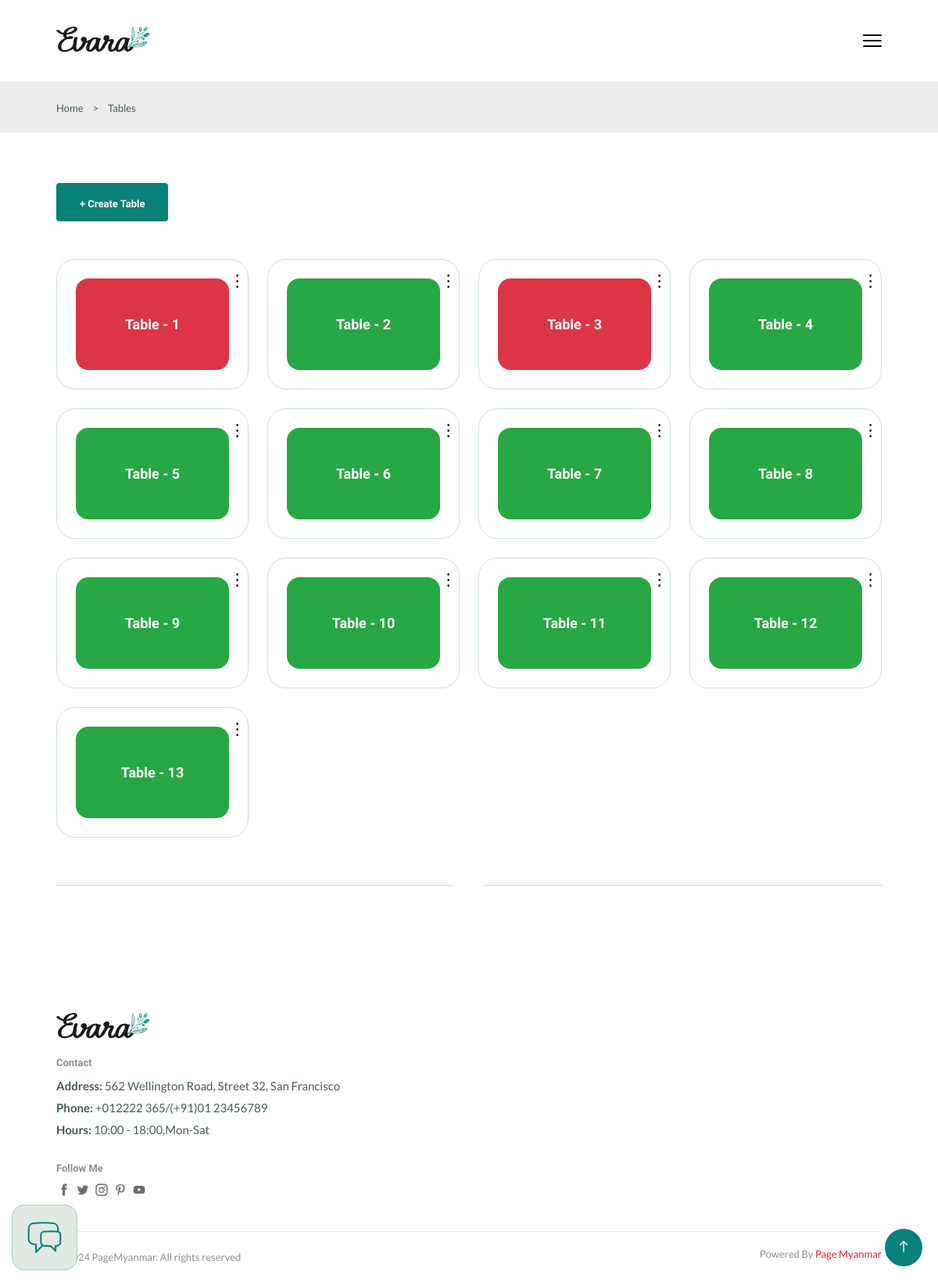
Page /tables/ (signed in) on the committed database.
### app/models.py (models this page shows, shortened)
class TableModel(models.Model):
    name = models.CharField(max_length=200)
    status = models.BooleanField(default=False)
    created_at = models.DateTimeField(auto_now_add=True)
    updated_at = models.DateTimeField(auto_now=True)

### app/views.py (the view)
# urls.py: path('tables/',Tables),
@login_required(login_url=settings.LOGIN_URL)
@role_permission_required('app.view_tablemodel')
def Tables(request):
    tables = TableModel.objects.all()
    context = {
        'tables':tables
    }
    return render(request, 'tables.html', context)

### app/context_processors.py (called while the page is built, shortened)
def Counts(request):
    table_id = request.resolver_match.kwargs.get('id')  # Get `id` from the URL kwargs
    return {
        'cart_count': 0,
    }

### app/templatetags/custom_permissions.py (called while the page is built)
@register.filter
def has_role_permission(user, permission_codename):
    if user.is_authenticated and hasattr(user, 'has_permission'):
        return user.has_permission(permission_codename)
    return False

### authentication/models.py (called while the page is built)
    def has_permission(self, perm_codename):
        if self.role:
            return self.role.permissions.filter(codename=perm_codename).exists()
        return False

### templates/tables.html (shortened to what this page needs)
{% extends 'components/base.html' %}
{% block body %}
<section class="breadcrumb">
    <ul class="breadcrumb__list flex container">
        <li><a href="/" class="breadcrumb__link">Home</a></li>
        <li><span class="breadcrumb__link">></span></li>
        <li><span class="breadcrumb__link">Tables</span></li>
    </ul>
</section>
<section class="table__cards section--lg container">
    <button class="btn btn-md" style="margin-bottom: 3rem;" onclick="window.location.href='/create-table/'">+ Create Table</button>
    <div class="table__card--group grid">
        {% for table in tables %}
        <div class="table__card" id="table-card-{{table.id}}">
            <a href="/order/{{table.id}}/" class="table__card--banner">
                <h4 class="table__card--title"
                    style="background-color: {% if table.status == True %}#dc3545{% else %}#28a745{% endif %};">
                    {{table.name}}</h4>
            </a>
            <button class="table__card--dot">&#8942;</button>
        </div>
        {% endfor %}
    </div>
    <div class="divider">
        <i class="fi fi-rs-fingerprint"></i>
    </div>
</section>
{% endblock %}

### static/css/style.css (style rules this page uses)
:root { --header-height: 4rem; --first-color: hsl(176, 88%, 27%); --first-color-alt: hsl(129, 44%, 94%); --second-color: hsl(34, 94%, 87%); --title-color: hsl(0, 0%, 13%); --text-color: hsl(154, 13%, 32%); --text-color-light: hsl(60, 1%, 56%); --body-color: hsl(0, 0%, 100%); --container-color: hsl(0, 0%, 93%); --border-color: hsl(129, 36%, 85%); --border-color-alt: hsl(133, 15%, 90%); --delete-color: hsl(0, 83%, 53%); --image-bg-color: #f1f1f1; --body-font: 'Lato', sans-serif; --second-font: 'Spartan', sans-serif; --big-font-size: 3.5rem; --h1-font-size: 2.75rem; --h2-font-size: 2rem; --h3-font-size: 1.75rem; --h4-font-size: 1.375rem; --large-font-size: 1.125rem; --normal-font-size: 1rem; --small-font-size: 0.875rem; --smaller-font-size: 0.75rem; --tiny-font-size: 0.6875rem; --weight-400: 400; --weight-500: 500; --weight-600: 600; --weight-700: 700; --transition: cubic-bezier(0, 0, 0.05, 1); --transition-ease-in-out: all 0.3s ease-in-out; }
@media screen and (max-width: 1200px) { :root { --big-font-size: 2.25rem; --h1-font-size: 2rem; --h2-font-size: 1.375rem; --h3-font-size: 1.25rem; --h4-font-size: 1.125rem; --large-font-size: 1rem; --normal-font-size: 0.9375rem; --small-font-size: 0.8125rem; --smaller-font-size: 0.6875rem; --tiny-font-size: 0.625rem; } }
* { margin: 0; padding: 0; box-sizing: border-box; }
input, textarea, select, body { color: var(--text-color); font-family: var(--body-font); font-size: var(--normal-font-size); font-weight: var(--weight-400); }
body { background-color: var(--body-color); }
h1, h2, h3, h4 { font-family: var(--second-font); color: var(--title-color); font-weight: var(--weight-600); }
ul { list-style: none; }
a { text-decoration: none; }
button, label { cursor: pointer; }
button, textarea, input, select { background-color: transparent; border: none; outline: none; }
.container { max-width: 1440px; margin-inline: auto; padding-inline: .75rem; }
.grid { display: grid; gap: 1.5rem; }
.section--lg { padding-block: 4rem; }
.btn, .swal2-confirm, .swal2-cancel { display: inline-block; background: var(--first-color); border: 2px solid var(--first-color); color: var(--body-color); padding-inline: 1.75rem; height: 49px; line-height: 49px; border-radius: .25rem; font-family: var(--second-font); font-size: var(--small-font-size); font-weight: var(--weight-700); transition: all 0.4s var(--transition); }
.flex { display: flex; align-items: center; column-gap: 0.5rem; }
.breadcrumb { background-color: var(--container-color); padding-block: 1.5rem; }
.breadcrumb__list { column-gap: 0.75rem; }
.breadcrumb__link { color: var(--text-color); font-size: var(--small-font-size); }
.divider { position: relative; text-align: center; margin-block: 3rem; }
.divider::before { content: ''; position: absolute; top: 50%; left: 0; width: 100%; border-top: 2px solid var(--border-color-alt); }
.divider i { color: var(--text-color-light); background-color: var(--body-color); font-size: 1.25rem; padding-inline: 1.25rem; position: relative; z-index: 10; }
.table__card--group { grid-template-columns: repeat(4, 1fr); }
.table__card { border-radius: 1.5rem; position: relative; border: 1px solid var(--border-color); padding: 1.5rem; }
.table__card--banner { display: block; }
.table__card--title { font-size: var(--h4-font-size); color: var(--body-color); text-align: center; border-radius: 1rem; padding: 3rem 0; }
.table__card--dot { position: absolute; top: 15px; right: 3px; font-size: 1.3rem; }
@media screen and (max-width: 1520px) { .container { max-width: 1260px; } }
@media screen and (max-width: 1320px) { .container { max-width: 1080px; } }

### rows in the picture
TableModel: name "Table - 1"
TableModel: name "Table - 2"
TableModel: name "Table - 3"
TableModel: name "Table - 4"
TableModel: name "Table - 5"
TableModel: name "Table - 6"
TableModel: name "Table - 7"
TableModel: name "Table - 8"
TableModel: name "Table - 9"
TableModel: name "Table - 10"
TableModel: name "Table - 11"
TableModel: name "Table - 12"
TableModel: name "Table - 13"
